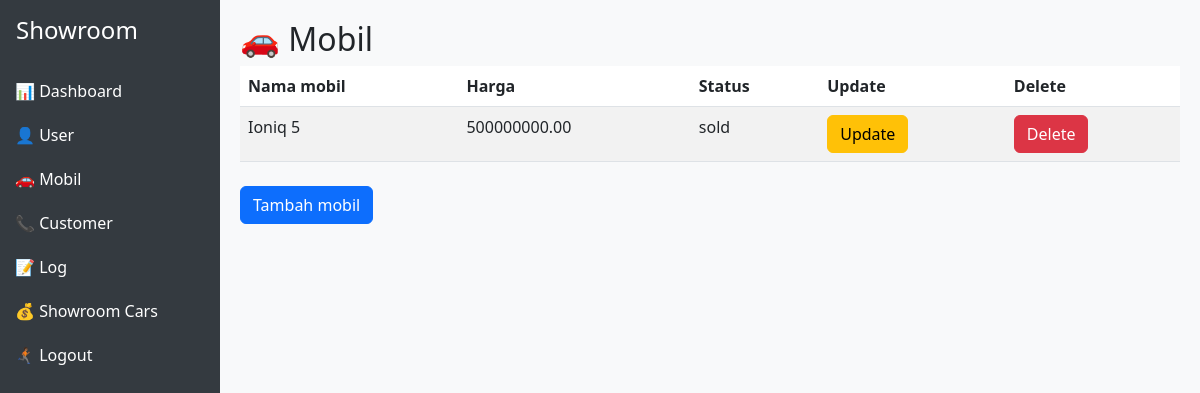
Before: /dashboard/car_list/ (signed in) with the older database file.
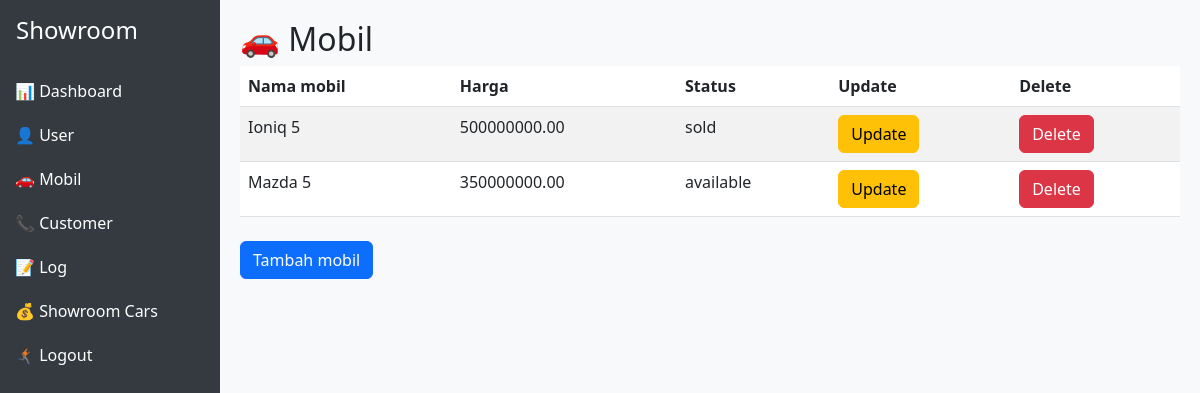
After: the same page with the newer database file.
### cars/models.py (models this page shows, shortened)
class Cars(models.Model):
    id = models.AutoField(primary_key=True)
    nama = models.CharField(max_length=100)
    harga = models.DecimalField(max_digits=12, decimal_places=2)
    merek = models.CharField(max_length=50)
    model = models.CharField(max_length=50)
    tahun = models.IntegerField()
    kilometer = models.IntegerField()
    transmisi = models.CharField(max_length=20, choices=[('auto','Otomatis'), ('manual', 'Manual')])
    jenis_bahan_bakar = models.CharField(max_length=20, choices=[('bensin','Bensin'), ('diesel', 'Diesel'), ('elektrik', 'Elektrik')])
    mesin = models.CharField(max_length=50)
    tempat_duduk = models.IntegerField()
    deskripsi = models.TextField()
    gambar = models.ImageField(upload_to='cars/images/',blank=True, null=True)
    status = models.CharField(max_length=20,
                              choices=[('available','Available'),('sold','Sold'),('booked','Booked')],default='available')

### cars/views.py (the view)
    def wrapper(request, *args, **kwargs):
        if request.user.is_authenticated and (request.user.is_superuser or request.user.role in ["admin"]):
            return view_func(request, *args, **kwargs)
        return redirect("carList")

### cars/views.py (called while the page is built)
def admin_required(view_func):
    def wrapper(request, *args, **kwargs):
        if request.user.is_authenticated and (request.user.is_superuser or request.user.role in ["admin"]):
            return view_func(request, *args, **kwargs)
        return redirect("carList")
    return wrapper

@admin_required
def dashboard_car_list(request):
    context = {
        'cars' : Cars.objects.all()
    }
    return render(request,'cars/dashboard/car_list.html',context)

### cars/templates/cars/dashboard/car_list.html
{% extends "base.html" %}
{% block content %}
<h2>🚗 Mobil</h2>
<table class="table table-striped">
  <thead>
    <tr>
      <th>Nama mobil</th>
      <th>Harga</th>
      <th>Status</th>
      <th>Update</th>
      <th>Delete</th>
    </tr>
  </thead>
  <tbody>
    {% for car in cars %}
    <tr>
      <td>{{ car.nama }}</td>
      <td>{{ car.harga }}</td>
      <td> {{ car.status }}</td>
      <td><a href="{% url 'update_car' car.id %}?next={% url 'dashboard_car_list' %}" class="btn btn-warning">Update</td>
      <td><a href="{% url 'delete_car' car.id %}?next={% url 'dashboard_car_list' %}" class="btn btn-danger">Delete</td>
    </tr>
    {% endfor %}
  </tbody>
</table>
<a href="{% url 'create_car'%}?next={% url 'dashboard_car_list' %}" class="btn btn-primary mt-2">Tambah mobil</a>
{% endblock content %}

Changed rows visible on the page:
added Cars: nama "Mazda 5", harga "350000000.00", status "available"
